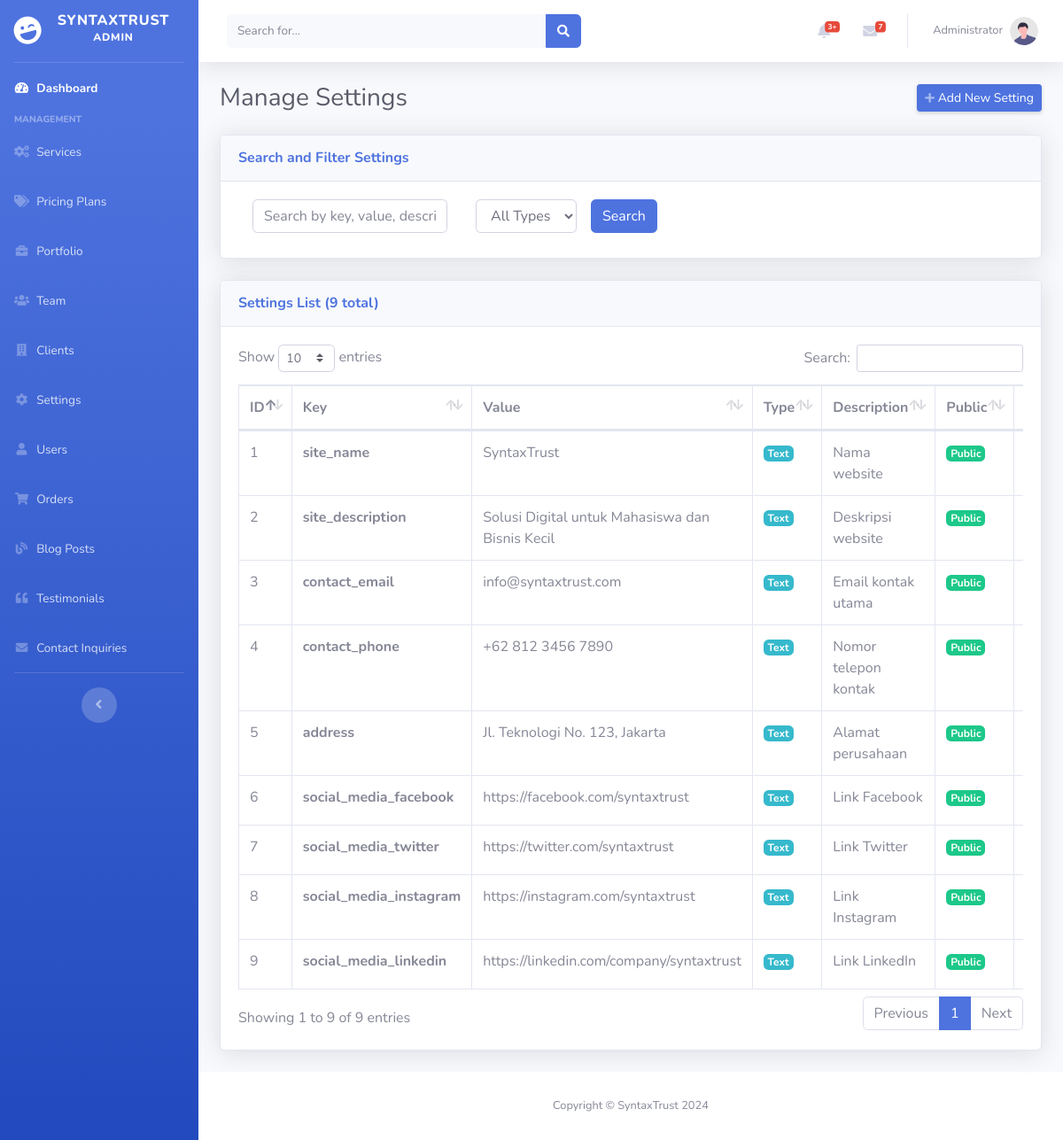
The app's page /manage_settings.php (signed in) with its own data.
### tables this page shows
CREATE TABLE settings (
    id INT PRIMARY KEY AUTO_INCREMENT,
    setting_key VARCHAR(100) UNIQUE NOT NULL,
    setting_value TEXT,
    setting_type ENUM('text', 'number', 'boolean', 'json') DEFAULT 'text',
    description VARCHAR(255),
    is_public BOOLEAN DEFAULT TRUE,
    created_at TIMESTAMP DEFAULT CURRENT_TIMESTAMP,
    updated_at TIMESTAMP DEFAULT CURRENT_TIMESTAMP ON UPDATE CURRENT_TIMESTAMP,
    INDEX idx_setting_key (setting_key)
);

### manage_settings.php (the view, shortened to what this page needs)
<?php
require_once 'config/database.php';
$search = isset($_GET['search']) ? $_GET['search'] : '';
$page = isset($_GET['page']) ? (int)$_GET['page'] : 1;
$limit = 15;
$offset = ($page - 1) * $limit;
$where_conditions = [];
$params = [];
$where_clause = !empty($where_conditions) ? "WHERE " . implode(" AND ", $where_conditions) : "";
$count_sql = "SELECT COUNT(*) as total FROM settings $where_clause";
$stmt = $pdo->prepare($count_sql);
$stmt->execute($params);
$total_records = $stmt->fetch(PDO::FETCH_ASSOC)['total'];
$sql = "SELECT * FROM settings $where_clause ORDER BY setting_key ASC LIMIT $limit OFFSET $offset";
$stmt = $pdo->prepare($sql);
$stmt->execute($params);
$settings = $stmt->fetchAll(PDO::FETCH_ASSOC);
require_once 'includes/header.php';
?>
<body id="page-top">
    <div id="wrapper">
        <?php require_once 'includes/sidebar.php'; ?>
        <div id="content-wrapper" class="d-flex flex-column">
            <div id="content">
                <?php require_once 'includes/topbar.php'; ?>
                <div class="container-fluid">
                    <div class="d-sm-flex align-items-center justify-content-between mb-4">
                        <h1 class="h3 mb-0 text-gray-800">Manage Settings</h1>
                        <a href="#" class="d-none d-sm-inline-block btn btn-sm btn-primary shadow-sm" data-toggle="modal" data-target="#addSettingModal">
                            <i class="fas fa-plus fa-sm text-white-50"></i> Add New Setting
                        </a>
                    </div>
                    <div class="card shadow mb-4">
                        <div class="card-header py-3">
                            <h6 class="m-0 font-weight-bold text-primary">Search and Filter Settings</h6>
                        </div>
                        <div class="card-body">
                            <form method="GET" class="form-inline">
                                <div class="form-group mx-sm-3 mb-2">
                                    <input type="text" class="form-control" name="search" placeholder="Search by key, value, description..." value="<?php echo htmlspecialchars($search); ?>">
                                </div>
                                <div class="form-group mx-sm-3 mb-2">
                                    <select class="form-control" name="type">
                                        <option value="">All Types</option>
                                    </select>
                                </div>
                                <button type="submit" class="btn btn-primary mb-2">Search</button>
                            </form>
                        </div>
                    </div>
                    <div class="card shadow mb-4">
                        <div class="card-header py-3">
                            <h6 class="m-0 font-weight-bold text-primary">Settings List (<?php echo $total_records; ?> total)</h6>
                        </div>
                        <div class="card-body">
                            <div class="table-responsive">
                                <table class="table table-bordered" id="dataTable" width="100%" cellspacing="0">
                                    <thead>
                                        <tr>
                                            <th>ID</th>
                                            <th>Key</th>
                                            <th>Value</th>
                                            <th>Type</th>
                                            <th>Description</th>
                                            <th>Public</th>
                                            <th>Actions</th>
                                        </tr>
                                    </thead>
                                    <tbody>
                                        <?php foreach ($settings as $setting): ?>
                                            <tr>
                                                <td><?php echo $setting['id']; ?></td>
                                                <td>
                                                    <strong><?php echo htmlspecialchars($setting['setting_key']); ?></strong>
                                                </td>
                                                <td>
                                                    <?php
                                                    $value = $setting['setting_value'];
                                                    if ($setting['setting_type'] === 'boolean') {
                                                        echo $value ? '<span class="badge badge-success">True</span>' : '<span class="badge badge-secondary">False</span>';
                                                    } elseif ($setting['setting_type'] === 'json') {
                                                        echo '<code>' . htmlspecialchars(substr($value, 0, 100)) . (strlen($value) > 100 ? '...' : '') . '</code>';
                                                    } else {
                                                        echo htmlspecialchars(substr($value, 0, 100)) . (strlen($value) > 100 ? '...' : '');
                                                    }
                                                    ?>
                                                </td>
                                                <td>
                                                    <span class="badge badge-<?php
                                                        echo $setting['setting_type'] === 'text' ? 'info' :
                                                            ($setting['setting_type'] === 'number' ? 'warning' :
                                                            ($setting['setting_type'] === 'boolean' ? 'success' : 'primary'));
                                                    ?>">
                                                        <?php echo ucfirst($setting['setting_type']); ?>
                                                    </span>
                                                </td>
                                                <td>
                                                    <?php echo htmlspecialchars($setting['description'] ?? ''); ?>
                                                </td>
                                                <td>
                                                    <span class="badge badge-<?php echo $setting['is_public'] ? 'success' : 'secondary'; ?>">
                                                        <?php echo $setting['is_public'] ? 'Public' : 'Private'; ?>
                                                    </span>
                                                </td>
                                                <td>
                                                </td>
                                            </tr>
                                        <?php endforeach; ?>
                                    </tbody>
                                </table>
                            </div>
                        </div>
                    </div>
                </div>
            </div>
            <?php require_once 'includes/footer.php'; ?>
        </div>
    </div>
</body>
</html>

### includes/header.php (shortened to what this page needs)
<!DOCTYPE html>
<html lang="en">
<head>
    <link href="assets/vendor/fontawesome-free/css/all.min.css" rel="stylesheet" type="text/css">
    <link href="assets/css/sb-admin-2.min.css" rel="stylesheet">
    <link href="assets/vendor/datatables/dataTables.bootstrap4.min.css" rel="stylesheet">
</head>

### includes/sidebar.php
<ul class="navbar-nav bg-gradient-primary sidebar sidebar-dark accordion" id="accordionSidebar">
    <a class="sidebar-brand d-flex align-items-center justify-content-center" href="index.php">
        <div class="sidebar-brand-icon rotate-n-15">
            <i class="fas fa-laugh-wink"></i>
        </div>
        <div class="sidebar-brand-text mx-3">SyntaxTrust <sup>Admin</sup></div>
    </a>
    <hr class="sidebar-divider my-0">
    <li class="nav-item active">
        <a class="nav-link" href="index.php">
            <i class="fas fa-fw fa-tachometer-alt"></i>
            <span>Dashboard</span></a>
    </li>
    <div class="sidebar-heading">
        Management
    </div>
    <li class="nav-item">
        <a class="nav-link" href="manage_services.php">
            <i class="fas fa-fw fa-cogs"></i>
            <span>Services</span></a>
    </li>
    <li class="nav-item">
        <a class="nav-link" href="manage_pricing_plans.php">
            <i class="fas fa-fw fa-tags"></i>
            <span>Pricing Plans</span></a>
    </li>
    <li class="nav-item">
        <a class="nav-link" href="manage_portfolio.php">
            <i class="fas fa-fw fa-briefcase"></i>
            <span>Portfolio</span></a>
    </li>
    <li class="nav-item">
        <a class="nav-link" href="manage_team.php">
            <i class="fas fa-fw fa-users"></i>
            <span>Team</span></a>
    </li>
    <li class="nav-item">
        <a class="nav-link" href="manage_clients.php">
            <i class="fas fa-fw fa-building"></i>
            <span>Clients</span></a>
    </li>
    <li class="nav-item">
        <a class="nav-link" href="manage_settings.php">
            <i class="fas fa-fw fa-cog"></i>
            <span>Settings</span></a>
    </li>
    <li class="nav-item">
        <a class="nav-link" href="manage_users.php">
            <i class="fas fa-fw fa-user"></i>
            <span>Users</span></a>
    </li>
    <li class="nav-item">
        <a class="nav-link" href="manage_orders.php">
            <i class="fas fa-fw fa-shopping-cart"></i>
            <span>Orders</span></a>
    </li>
    <li class="nav-item">
        <a class="nav-link" href="manage_blog_posts.php">
            <i class="fas fa-fw fa-blog"></i>
            <span>Blog Posts</span></a>
    </li>
    <li class="nav-item">
        <a class="nav-link" href="manage_testimonials.php">
            <i class="fas fa-fw fa-quote-left"></i>
            <span>Testimonials</span></a>
    </li>
    <li class="nav-item">
        <a class="nav-link" href="manage_contact_inquiries.php">
            <i class="fas fa-fw fa-envelope"></i>
            <span>Contact Inquiries</span></a>
    </li>
    <hr class="sidebar-divider d-none d-md-block">
    <div class="text-center d-none d-md-inline">
        <button class="rounded-circle border-0" id="sidebarToggle"></button>
    </div>
</ul>

### includes/topbar.php (shortened to what this page needs)
<nav class="navbar navbar-expand navbar-light bg-white topbar mb-4 static-top shadow">
    <form
        class="d-none d-sm-inline-block form-inline mr-auto ml-md-3 my-2 my-md-0 mw-100 navbar-search">
        <div class="input-group">
            <input type="text" class="form-control bg-light border-0 small" placeholder="Search for..."
                aria-label="Search" aria-describedby="basic-addon2">
            <div class="input-group-append">
                <button class="btn btn-primary" type="button">
                    <i class="fas fa-search fa-sm"></i>
                </button>
            </div>
        </div>
    </form>
    <ul class="navbar-nav ml-auto">
        <li class="nav-item dropdown no-arrow mx-1">
            <a class="nav-link dropdown-toggle" href="#" id="alertsDropdown" role="button"
                data-toggle="dropdown" aria-haspopup="true" aria-expanded="false">
                <i class="fas fa-bell fa-fw"></i>
                <span class="badge badge-danger badge-counter">3+</span>
            </a>
        </li>
        <li class="nav-item dropdown no-arrow mx-1">
            <a class="nav-link dropdown-toggle" href="#" id="messagesDropdown" role="button"
                data-toggle="dropdown" aria-haspopup="true" aria-expanded="false">
                <i class="fas fa-envelope fa-fw"></i>
                <span class="badge badge-danger badge-counter">7</span>
            </a>
        </li>
        <li class="nav-item dropdown no-arrow">
            <a class="nav-link dropdown-toggle" href="#" id="userDropdown" role="button"
                data-toggle="dropdown" aria-haspopup="true" aria-expanded="false">
                <span class="mr-2 d-none d-lg-inline text-gray-600 small"><?php echo htmlspecialchars($_SESSION['user_name'] ?? 'User'); ?></span>
                <img class="img-profile rounded-circle"
                    src="assets/img/undraw_profile.svg">
            </a>
        </li>
    </ul>
</nav>

### includes/footer.php
<footer class="sticky-footer bg-white">
    <div class="container my-auto">
        <div class="copyright text-center my-auto">
            <span>Copyright &copy; SyntaxTrust 2024</span>
        </div>
    </div>
</footer>

### records on screen
settings: id "5", setting_key "address", setting_value "Jl. Teknologi No. 123, Jakarta", setting_type "Text", description "Alamat perusahaan", is_public "Public"
settings: id "3", setting_key "contact_email", setting_value "info@syntaxtrust.com", setting_type "Text", description "Email kontak utama", is_public "Public"
settings: id "4", setting_key "contact_phone", setting_value "+62 812 3456 7890", setting_type "Text", description "Nomor telepon kontak", is_public "Public"
settings: id "2", setting_key "site_description", setting_value "Solusi Digital untuk Mahasiswa dan Bisnis Kecil", setting_type "Text", description "Deskripsi website", is_public "Public"
settings: id "1", setting_key "site_name", setting_value "SyntaxTrust", setting_type "Text", description "Nama website", is_public "Public"
settings: id "6", setting_key "social_media_facebook", setting_value "https://facebook.com/syntaxtrust", setting_type "Text", description "Link Facebook", is_public "Public"
settings: id "8", setting_key "social_media_instagram", setting_value "https://instagram.com/syntaxtrust", setting_type "Text", description "Link Instagram", is_public "Public"
settings: id "9", setting_key "social_media_linkedin", setting_value "https://linkedin.com/company/syntaxtrust", setting_type "Text", description "Link LinkedIn", is_public "Public"
settings: id "7", setting_key "social_media_twitter", setting_value "https://twitter.com/syntaxtrust", setting_type "Text", description "Link Twitter", is_public "Public"

### other values on screen
$_SESSION['user_name'] "Administrator"
$total_records "9"
